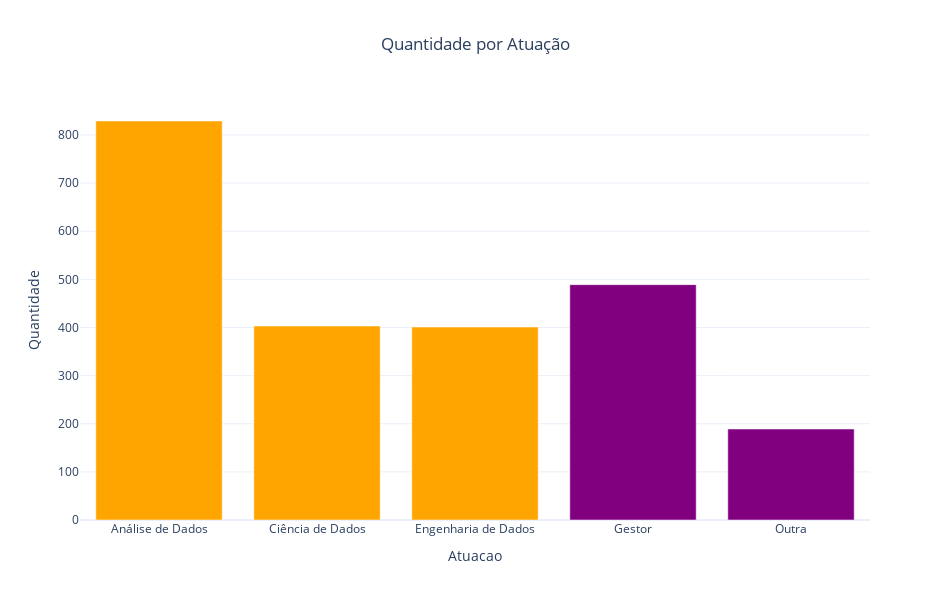

The cell this chart's notebook holds for it:
### Code cell
# Plota gráfico de barras
cores_barra_1 = ["orange", "orange", "orange", "purple", "purple"]
titulo_barra_1 = 'Quantidade por Atuação'
plotar_barra(df_atuacao_quantidade, eixo_x='Atuacao', eixo_y='Quantidade', eixo_cores='Atuacao', cores=cores_barra_1, titulo=titulo_barra_1)

### Figure 1 — Plotly figure (JSON) as saved in the notebook; plotly's stock layout.template omitted (floating-point values rounded to 4 significant figures)
{"data": [{"alignmentgroup": "True", "customdata": [["35.87%"]], "hovertemplate": "Atuacao=%{x}<br>Quantidade=%{y}<br>Porcentagem=%{customdata[0]}<extra></extra>", "legendgroup": "Análise de Dados", "marker": {"color": "orange", "pattern": {"shape": ""}}, "name": "Análise de Dados", "offsetgroup": "Análise de Dados", "orientation": "v", "showlegend": true, "textposition": "auto", "type": "bar", "x": ["Análise de Dados"], "xaxis": "x", "y": [829], "yaxis": "y"}, {"alignmentgroup": "True", "customdata": [["17.44%"]], "hovertemplate": "Atuacao=%{x}<br>Quantidade=%{y}<br>Porcentagem=%{customdata[0]}<extra></extra>", "legendgroup": "Ciência de Dados", "marker": {"color": "orange", "pattern": {"shape": ""}}, "name": "Ciência de Dados", "offsetgroup": "Ciência de Dados", "orientation": "v", "showlegend": true, "textposition": "auto", "type": "bar", "x": ["Ciência de Dados"], "xaxis": "x", "y": [403], "yaxis": "y"}, {"alignmentgroup": "True", "customdata": [["17.35%"]], "hovertemplate": "Atuacao=%{x}<br>Quantidade=%{y}<br>Porcentagem=%{customdata[0]}<extra></extra>", "legendgroup": "Engenharia de Dados", "marker": {"color": "orange", "pattern": {"shape": ""}}, "name": "Engenharia de Dados", "offsetgroup": "Engenharia de Dados", "orientation": "v", "showlegend": true, "textposition": "auto", "type": "bar", "x": ["Engenharia de Dados"], "xaxis": "x", "y": [401], "yaxis": "y"}, {"alignmentgroup": "True", "customdata": [["21.16%"]], "hovertemplate": "Atuacao=%{x}<br>Quantidade=%{y}<br>Porcentagem=%{customdata[0]}<extra></extra>", "legendgroup": "Gestor", "marker": {"color": "purple", "pattern": {"shape": ""}}, "name": "Gestor", "offsetgroup": "Gestor", "orientation": "v", "showlegend": true, "textposition": "auto", "type": "bar", "x": ["Gestor"], "xaxis": "x", "y": [489], "yaxis": "y"}, {"alignmentgroup": "True", "customdata": [["8.18%"]], "hovertemplate": "Atuacao=%{x}<br>Quantidade=%{y}<br>Porcentagem=%{customdata[0]}<extra></extra>", "legendgroup": "Outra", "marker": {"color": "purple", "pattern": {"shape": ""}}, "name": "Outra", "offsetgroup": "Outra", "orientation": "v", "showlegend": true, "textposition": "auto", "type": "bar", "x": ["Outra"], "xaxis": "x", "y": [189], "yaxis": "y"}], "layout": {"barmode": "relative", "height": 600, "legend": {"title": {"text": "Atuacao"}, "tracegroupgap": 0}, "showlegend": false, "title": {"text": "Quantidade por Atuação", "x": 0.5}, "width": 950, "xaxis": {"anchor": "y", "categoryarray": ["Análise de Dados", "Ciência de Dados", "Engenharia de Dados", "Gestor", "Outra"], "categoryorder": "array", "domain": [0, 1], "title": {"text": "Atuacao"}}, "yaxis": {"anchor": "x", "domain": [0, 1], "title": {"text": "Quantidade"}}}}
